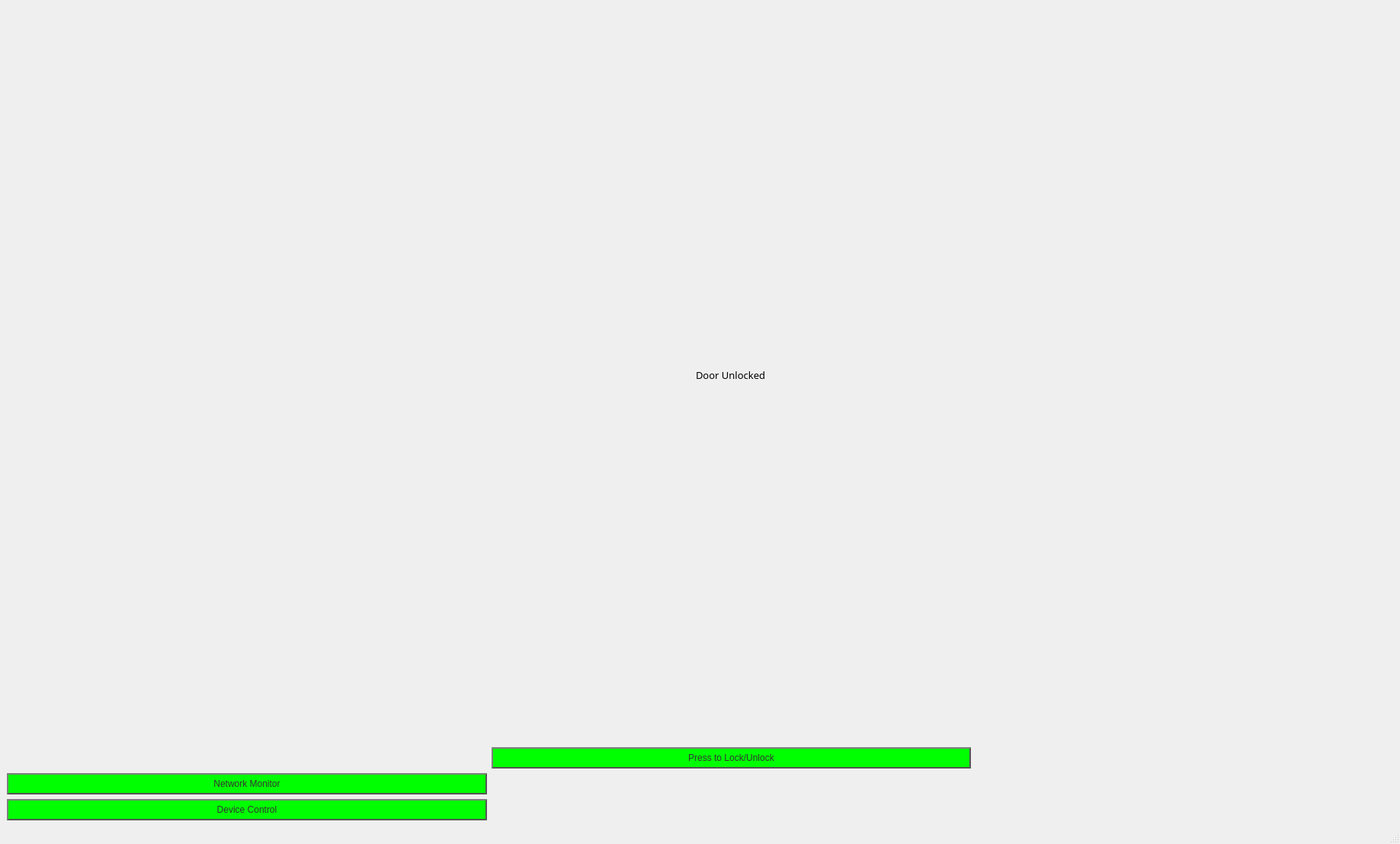
<?xml version="1.0" encoding="UTF-8"?>
<ui version="4.0">
 <class>MainWindow</class>
 <widget class="QMainWindow" name="MainWindow">
  <property name="geometry">
   <rect>
    <x>0</x>
    <y>0</y>
    <width>1837</width>
    <height>1107</height>
   </rect>
  </property>
  <property name="windowTitle">
   <string>MainWindow</string>
  </property>
  <widget class="QWidget" name="centralwidget">
   <layout class="QGridLayout" name="gridLayout">
    <item row="1" column="1">
     <widget class="QPushButton" name="door">
      <property name="styleSheet">
       <string notr="true">QPushButton {
color: #333;
background-color: rgb(0, 255, 0);
border: 2px solid #555;
border-radius: 20px;
border-style: outset;
padding: 5px;
}

QPushButton:hover {
background: qradialgradient(
cx: 0.3, cy: -0.4, fx: 0.3, fy: -0.4,
radius: 1.35, stop: 0 #fff, stop: 1 #bbb
);
}</string>
      </property>
      <property name="text">
       <string>Press to Lock/Unlock</string>
      </property>
     </widget>
    </item>
    <item row="4" column="0">
     <widget class="QPushButton" name="device">
      <property name="styleSheet">
       <string notr="true">QPushButton {
color: #333;
background-color: rgb(0, 255, 0);
border: 2px solid #555;
border-radius: 20px;
border-style: outset;
padding: 5px;
}

QPushButton:hover {
background: qradialgradient(
cx: 0.3, cy: -0.4, fx: 0.3, fy: -0.4,
radius: 1.35, stop: 0 #fff, stop: 1 #bbb
);
}</string>
      </property>
      <property name="text">
       <string>Device Control</string>
      </property>
     </widget>
    </item>
    <item row="0" column="1" alignment="Qt::AlignHCenter">
     <widget class="QLabel" name="lockStatus">
      <property name="font">
       <font>
        <family>Viner Hand ITC</family>
        <pointsize>10</pointsize>
       </font>
      </property>
      <property name="text">
       <string>Door Unlocked</string>
      </property>
     </widget>
    </item>
    <item row="3" column="0">
     <widget class="QPushButton" name="network">
      <property name="styleSheet">
       <string notr="true">QPushButton {
color: #333;
background-color: rgb(0, 255, 0);
border: 2px solid #555;
border-radius: 20px;
border-style: outset;
padding: 5px;
}

QPushButton:hover {
background: qradialgradient(
cx: 0.3, cy: -0.4, fx: 0.3, fy: -0.4,
radius: 1.35, stop: 0 #fff, stop: 1 #bbb
);
}</string>
      </property>
      <property name="text">
       <string>Network Monitor</string>
      </property>
     </widget>
    </item>
    <item row="3" column="2">
     <widget class="QLabel" name="label">
      <property name="maximumSize">
       <size>
        <width>548</width>
        <height>410</height>
       </size>
      </property>
      <property name="text">
       <string/>
      </property>
      <property name="pixmap">
       <pixmap>Capture.png</pixmap>
      </property>
      <property name="scaledContents">
       <bool>true</bool>
      </property>
     </widget>
    </item>
   </layout>
  </widget>
  <widget class="QMenuBar" name="menubar">
   <property name="geometry">
    <rect>
     <x>0</x>
     <y>0</y>
     <width>1837</width>
     <height>39</height>
    </rect>
   </property>
  </widget>
  <widget class="QStatusBar" name="statusbar"/>
 </widget>
 <resources/>
 <connections/>
</ui>
